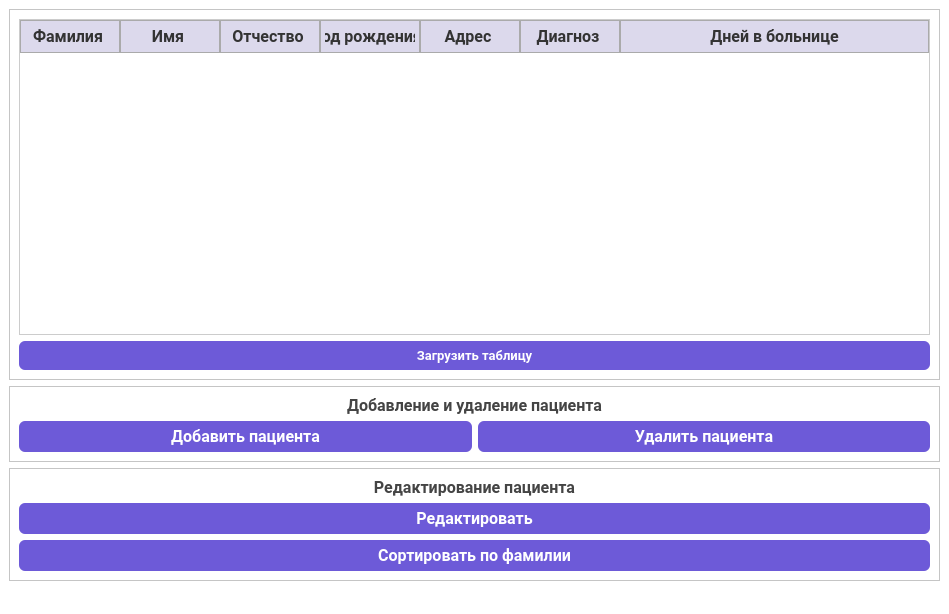
<?xml version="1.0" encoding="UTF-8"?>
<ui version="4.0">
 <class>MainWindow</class>
 <widget class="QMainWindow" name="MainWindow">
  <property name="geometry">
   <rect>
    <x>0</x>
    <y>0</y>
    <width>949</width>
    <height>614</height>
   </rect>
  </property>
  <property name="windowTitle">
   <string>Alexandr Godovikov</string>
  </property>
  <property name="styleSheet">
   <string notr="true">QWidget {
    background-color:rgb(255, 255, 255);
    font-family: &quot;Segoe UI&quot;, sans-serif;
    font-size: 12pt;
    color: #333;
}
    * {
        font-family: Roboto;
    }
QLabel {
    font-weight: bold;
    color: #444;
}

QLineEdit {
    border: 1px solid #aaa;
    border-radius: 6px;
    padding: 4px;
    background-color: white;
    min-height: 24px;
}

QPushButton {
    background-color: #6d5ad8;
    border: none;
    color: white;
    font-weight: bold;
    padding: 6px 12px;
    border-radius: 6px;
    min-width: 120px;
}

QPushButton:hover {
    background-color: #5445a5;
}

QPushButton:pressed {
    background-color: #322963;
}

QTableWidget {
    background-color: white;
    border: 1px solid #ccc;
    gridline-color: #aaa;
    selection-background-color:#c7c0d1;
    selection-color: #000;
}

QHeaderView::section {
    background-color:rgb(220, 217, 236);
    padding: 4px;
    border: 1px solid #aaa;
    font-weight: bold;
}
</string>
  </property>
  <widget class="QWidget" name="centralwidget">
   <layout class="QVBoxLayout" name="verticalLayout">
    <item>
     <widget class="QFrame" name="frame">
      <property name="frameShape">
       <enum>QFrame::StyledPanel</enum>
      </property>
      <property name="frameShadow">
       <enum>QFrame::Raised</enum>
      </property>
      <layout class="QVBoxLayout" name="verticalLayout_2">
       <item>
        <widget class="QTableWidget" name="tableWidget">
         <property name="sizePolicy">
          <sizepolicy hsizetype="Expanding" vsizetype="Expanding">
           <horstretch>0</horstretch>
           <verstretch>0</verstretch>
          </sizepolicy>
         </property>
         <attribute name="horizontalHeaderStretchLastSection">
          <bool>true</bool>
         </attribute>
         <attribute name="verticalHeaderStretchLastSection">
          <bool>true</bool>
         </attribute>
         <column>
          <property name="text">
           <string>Фамилия </string>
          </property>
          <property name="font">
           <font>
            <family>Times New Roman</family>
           </font>
          </property>
         </column>
         <column>
          <property name="text">
           <string>Имя </string>
          </property>
          <property name="font">
           <font>
            <family>Times New Roman</family>
           </font>
          </property>
         </column>
         <column>
          <property name="text">
           <string>Отчество </string>
          </property>
          <property name="font">
           <font>
            <family>Times New Roman</family>
           </font>
          </property>
         </column>
         <column>
          <property name="text">
           <string>Год рождения </string>
          </property>
          <property name="font">
           <font>
            <family>Times New Roman</family>
           </font>
          </property>
         </column>
         <column>
          <property name="text">
           <string>Адрес </string>
          </property>
          <property name="font">
           <font>
            <family>Times New Roman</family>
           </font>
          </property>
         </column>
         <column>
          <property name="text">
           <string>Диагноз </string>
          </property>
          <property name="font">
           <font>
            <family>Times New Roman</family>
           </font>
          </property>
         </column>
         <column>
          <property name="text">
           <string>Дней в больнице</string>
          </property>
          <property name="font">
           <font>
            <family>Times New Roman</family>
           </font>
          </property>
         </column>
        </widget>
       </item>
       <item>
        <widget class="QPushButton" name="pushButton">
         <property name="sizePolicy">
          <sizepolicy hsizetype="Expanding" vsizetype="Fixed">
           <horstretch>0</horstretch>
           <verstretch>0</verstretch>
          </sizepolicy>
         </property>
         <property name="font">
          <font>
           <family>Segoe UI</family>
           <pointsize>10</pointsize>
           <weight>75</weight>
           <bold>true</bold>
          </font>
         </property>
         <property name="styleSheet">
          <string notr="true">QWidget {
    background-color: rgb(255, 255, 255);
    font-family: &quot;Segoe UI&quot;, sans-serif;
    font-size: 10pt;
    color: #333;
}

QGroupBox {
    border: 2px solid #8f8f91;
    border-radius: 10px;
    margin-top: 10px;
    padding: 10px;
    font-weight: bold;
    background-color: #ffffff;
}

QGroupBox::title {
    subcontrol-origin: margin;
    subcontrol-position: top center;
    padding: 0 3px;
    background-color:rgb(234, 234, 234);
    color: #444;
}

QLabel {
    font-weight: normal;
    color: #333;
}

QLineEdit {
    border: 1px solid #aaa;
    border-radius: 6px;
    padding: 4px;
    background-color: white;
}

QPushButton {
    background-color: #6d5ad8;
    border: none;
    color: white;
    font-weight: bold;
    padding: 6px 12px;
    border-radius: 6px;
}

QPushButton:hover {
    background-color: #5445a5;
}

QPushButton:pressed {
    background-color: #322963;
}

QTableWidget {
    background-color: white;
    border: 1px solid #ccc;
    gridline-color: #aaa;
    selection-background-color:rgb(204, 205, 255);
    selection-color: #000;
}

QHeaderView::section {
    background-color:rgb(220, 217, 236);
    padding: 4px;
    border: 1px solid #aaa;
    font-weight: bold;
}
</string>
         </property>
         <property name="text">
          <string>Загрузить таблицу</string>
         </property>
        </widget>
       </item>
      </layout>
     </widget>
    </item>
    <item>
     <widget class="QFrame" name="frame_2">
      <property name="frameShape">
       <enum>QFrame::StyledPanel</enum>
      </property>
      <property name="frameShadow">
       <enum>QFrame::Raised</enum>
      </property>
      <layout class="QVBoxLayout" name="verticalLayout_3">
       <item>
        <widget class="QLabel" name="label_8">
         <property name="font">
          <font>
           <family>Segoe UI</family>
           <pointsize>12</pointsize>
           <weight>75</weight>
           <bold>true</bold>
          </font>
         </property>
         <property name="text">
          <string>&lt;html&gt;&lt;head/&gt;&lt;body&gt;&lt;p align=&quot;center&quot;&gt;Добавление и удаление пациента&lt;/p&gt;&lt;/body&gt;&lt;/html&gt;</string>
         </property>
        </widget>
       </item>
       <item>
        <layout class="QHBoxLayout" name="horizontalLayout_2">
         <item>
          <widget class="QPushButton" name="pushButton_3">
           <property name="sizePolicy">
            <sizepolicy hsizetype="Expanding" vsizetype="Fixed">
             <horstretch>0</horstretch>
             <verstretch>0</verstretch>
            </sizepolicy>
           </property>
           <property name="text">
            <string>Добавить пациента</string>
           </property>
          </widget>
         </item>
         <item>
          <widget class="QPushButton" name="pushButton_5">
           <property name="sizePolicy">
            <sizepolicy hsizetype="Expanding" vsizetype="Fixed">
             <horstretch>0</horstretch>
             <verstretch>0</verstretch>
            </sizepolicy>
           </property>
           <property name="text">
            <string>Удалить пациента</string>
           </property>
          </widget>
         </item>
        </layout>
       </item>
      </layout>
     </widget>
    </item>
    <item>
     <widget class="QFrame" name="frame_3">
      <property name="frameShape">
       <enum>QFrame::StyledPanel</enum>
      </property>
      <property name="frameShadow">
       <enum>QFrame::Raised</enum>
      </property>
      <layout class="QVBoxLayout" name="verticalLayout_6">
       <item>
        <widget class="QLabel" name="label_9">
         <property name="font">
          <font>
           <family>Segoe UI</family>
           <pointsize>12</pointsize>
           <weight>75</weight>
           <bold>true</bold>
          </font>
         </property>
         <property name="text">
          <string>&lt;html&gt;&lt;head/&gt;&lt;body&gt;&lt;p align=&quot;center&quot;&gt;Редактирование пациента&lt;/p&gt;&lt;/body&gt;&lt;/html&gt;</string>
         </property>
        </widget>
       </item>
       <item>
        <widget class="QPushButton" name="pushButton_4">
         <property name="sizePolicy">
          <sizepolicy hsizetype="Expanding" vsizetype="Fixed">
           <horstretch>0</horstretch>
           <verstretch>0</verstretch>
          </sizepolicy>
         </property>
         <property name="text">
          <string>Редактировать</string>
         </property>
        </widget>
       </item>
       <item>
        <widget class="QPushButton" name="pushButton_6">
         <property name="sizePolicy">
          <sizepolicy hsizetype="Expanding" vsizetype="Fixed">
           <horstretch>0</horstretch>
           <verstretch>0</verstretch>
          </sizepolicy>
         </property>
         <property name="text">
          <string>Сортировать по фамилии</string>
         </property>
        </widget>
       </item>
      </layout>
     </widget>
    </item>
   </layout>
  </widget>
  <widget class="QMenuBar" name="menubar">
   <property name="geometry">
    <rect>
     <x>0</x>
     <y>0</y>
     <width>949</width>
     <height>34</height>
    </rect>
   </property>
  </widget>
  <widget class="QStatusBar" name="statusbar"/>
 </widget>
 <resources/>
 <connections/>
</ui>
